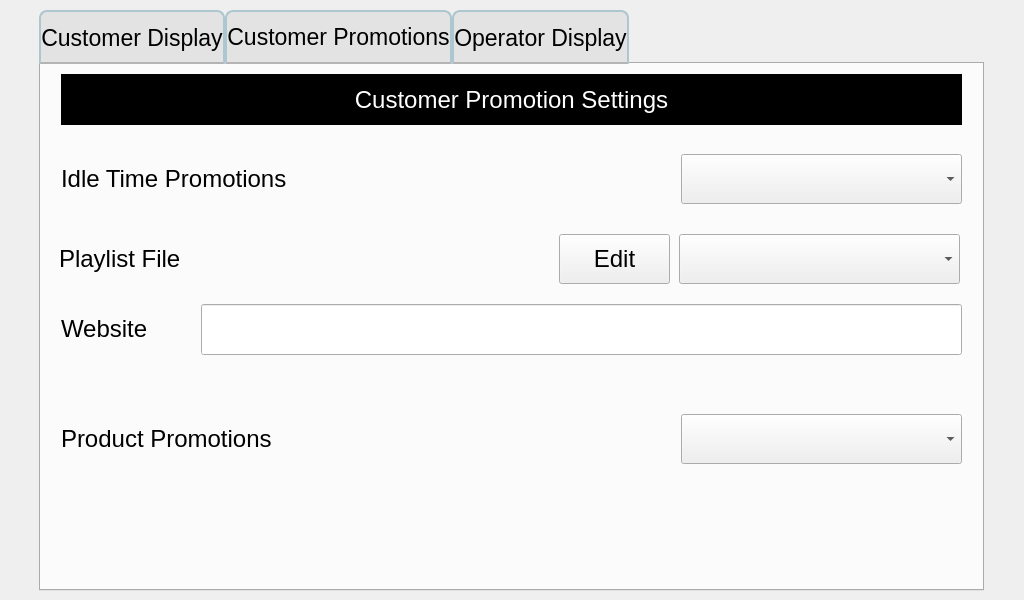
<?xml version="1.0" encoding="UTF-8"?>
<ui version="4.0">
 <class>superCustomerDisplay</class>
 <widget class="QWidget" name="superCustomerDisplay">
  <property name="geometry">
   <rect>
    <x>0</x>
    <y>0</y>
    <width>1024</width>
    <height>600</height>
   </rect>
  </property>
  <property name="windowTitle">
   <string>MainWindow</string>
  </property>
  <widget class="QTabWidget" name="tabWidget">
   <property name="geometry">
    <rect>
     <x>39</x>
     <y>10</y>
     <width>945</width>
     <height>581</height>
    </rect>
   </property>
   <property name="font">
    <font>
     <pointsize>17</pointsize>
    </font>
   </property>
   <property name="styleSheet">
    <string notr="true">QTabBar::tab{
	border: 2px solid #C4C4C3;
    border-color: rgb(172, 199, 208);
	border-bottom-color: rgb(180,180,180);
	height: 50px; 
	background: rgb(227, 227, 227); 
/*background:rgb(168, 249, 124);*/
	border-top-left-radius: 8px;
    border-top-right-radius: 8px;

}

QTabWidget::tab-bar{
	alignment: center;
}</string>
   </property>
   <property name="currentIndex">
    <number>1</number>
   </property>
   <property name="usesScrollButtons">
    <bool>false</bool>
   </property>
   <widget class="QWidget" name="tab">
    <attribute name="title">
     <string>Customer Display</string>
    </attribute>
    <widget class="QLabel" name="lblCustomerDisplayHeading">
     <property name="geometry">
      <rect>
       <x>21</x>
       <y>9</y>
       <width>901</width>
       <height>51</height>
      </rect>
     </property>
     <property name="font">
      <font>
       <pointsize>18</pointsize>
      </font>
     </property>
     <property name="styleSheet">
      <string notr="true">QLabel
{
	color: white;
     background: black;
 }</string>
     </property>
     <property name="text">
      <string>Customer Display Settings</string>
     </property>
     <property name="alignment">
      <set>Qt::AlignCenter</set>
     </property>
    </widget>
    <widget class="QWidget" name="horizontalLayoutWidget">
     <property name="geometry">
      <rect>
       <x>237</x>
       <y>430</y>
       <width>681</width>
       <height>61</height>
      </rect>
     </property>
     <layout class="QHBoxLayout" name="sliderLayout">
      <item>
       <widget class="QSlider" name="volumeSlider">
        <property name="orientation">
         <enum>Qt::Horizontal</enum>
        </property>
        <property name="tickPosition">
         <enum>QSlider::TicksBothSides</enum>
        </property>
        <property name="tickInterval">
         <number>5</number>
        </property>
       </widget>
      </item>
     </layout>
    </widget>
    <widget class="QLabel" name="lblCustomerLayoutNumber">
     <property name="geometry">
      <rect>
       <x>23</x>
       <y>160</y>
       <width>611</width>
       <height>51</height>
      </rect>
     </property>
     <property name="font">
      <font>
       <pointsize>18</pointsize>
      </font>
     </property>
     <property name="text">
      <string>Layout Style</string>
     </property>
     <property name="wordWrap">
      <bool>true</bool>
     </property>
    </widget>
    <widget class="QLabel" name="lblVolume">
     <property name="geometry">
      <rect>
       <x>19</x>
       <y>430</y>
       <width>141</width>
       <height>50</height>
      </rect>
     </property>
     <property name="font">
      <font>
       <pointsize>18</pointsize>
      </font>
     </property>
     <property name="text">
      <string>Volume:</string>
     </property>
     <property name="wordWrap">
      <bool>true</bool>
     </property>
    </widget>
    <widget class="QLabel" name="lblCustomerDisplayLanguage">
     <property name="geometry">
      <rect>
       <x>20</x>
       <y>80</y>
       <width>611</width>
       <height>50</height>
      </rect>
     </property>
     <property name="font">
      <font>
       <pointsize>18</pointsize>
      </font>
     </property>
     <property name="text">
      <string>Customer Display Language</string>
     </property>
     <property name="wordWrap">
      <bool>true</bool>
     </property>
    </widget>
    <widget class="QComboBox" name="cbCustomerDisplayLanguage">
     <property name="geometry">
      <rect>
       <x>640</x>
       <y>80</y>
       <width>281</width>
       <height>50</height>
      </rect>
     </property>
     <property name="font">
      <font>
       <pointsize>18</pointsize>
      </font>
     </property>
    </widget>
    <widget class="QLabel" name="lblVolumePercentage">
     <property name="geometry">
      <rect>
       <x>161</x>
       <y>430</y>
       <width>71</width>
       <height>50</height>
      </rect>
     </property>
     <property name="font">
      <font>
       <pointsize>18</pointsize>
      </font>
     </property>
     <property name="text">
      <string>0%</string>
     </property>
     <property name="wordWrap">
      <bool>true</bool>
     </property>
    </widget>
    <widget class="QComboBox" name="cbLayoutNumber">
     <property name="geometry">
      <rect>
       <x>640</x>
       <y>160</y>
       <width>281</width>
       <height>50</height>
      </rect>
     </property>
     <property name="font">
      <font>
       <pointsize>18</pointsize>
      </font>
     </property>
    </widget>
    <widget class="QLabel" name="lblPlaybackWaitTimeDesc">
     <property name="geometry">
      <rect>
       <x>22</x>
       <y>320</y>
       <width>731</width>
       <height>61</height>
      </rect>
     </property>
     <property name="font">
      <font>
       <pointsize>18</pointsize>
      </font>
     </property>
     <property name="text">
      <string>Seconds before customer display slideshow or video begins when scale is not in use.</string>
     </property>
     <property name="wordWrap">
      <bool>true</bool>
     </property>
    </widget>
    <widget class="hobart::numericLineEdit" name="txtPlaybackWaitTime">
     <property name="geometry">
      <rect>
       <x>810</x>
       <y>320</y>
       <width>111</width>
       <height>50</height>
      </rect>
     </property>
     <property name="font">
      <font>
       <pointsize>18</pointsize>
      </font>
     </property>
     <property name="alignment">
      <set>Qt::AlignCenter</set>
     </property>
    </widget>
    <widget class="QCheckBox" name="chkUseFullScreenAdverts">
     <property name="geometry">
      <rect>
       <x>20</x>
       <y>250</y>
       <width>901</width>
       <height>51</height>
      </rect>
     </property>
     <property name="font">
      <font>
       <pointsize>18</pointsize>
      </font>
     </property>
     <property name="text">
      <string>Use Full Screen Advertising</string>
     </property>
    </widget>
   </widget>
   <widget class="QWidget" name="tab_3">
    <attribute name="title">
     <string>Customer Promotions</string>
    </attribute>
    <widget class="QLabel" name="lblIdleAdvertType">
     <property name="geometry">
      <rect>
       <x>20</x>
       <y>90</y>
       <width>611</width>
       <height>50</height>
      </rect>
     </property>
     <property name="font">
      <font>
       <pointsize>18</pointsize>
      </font>
     </property>
     <property name="text">
      <string>Idle Time Promotions</string>
     </property>
     <property name="wordWrap">
      <bool>true</bool>
     </property>
    </widget>
    <widget class="QLabel" name="lblCustomerDisplayHeading_3">
     <property name="geometry">
      <rect>
       <x>20</x>
       <y>10</y>
       <width>901</width>
       <height>51</height>
      </rect>
     </property>
     <property name="font">
      <font>
       <pointsize>18</pointsize>
      </font>
     </property>
     <property name="styleSheet">
      <string notr="true">QLabel
{
	color: white;
     background: black;
 }</string>
     </property>
     <property name="text">
      <string>Customer Promotion Settings</string>
     </property>
     <property name="alignment">
      <set>Qt::AlignCenter</set>
     </property>
    </widget>
    <widget class="QComboBox" name="cbIdleAdvertType">
     <property name="geometry">
      <rect>
       <x>640</x>
       <y>90</y>
       <width>281</width>
       <height>50</height>
      </rect>
     </property>
     <property name="font">
      <font>
       <pointsize>18</pointsize>
      </font>
     </property>
    </widget>
    <widget class="QPushButton" name="btnEditPlaylist">
     <property name="geometry">
      <rect>
       <x>518</x>
       <y>170</y>
       <width>111</width>
       <height>50</height>
      </rect>
     </property>
     <property name="sizePolicy">
      <sizepolicy hsizetype="Fixed" vsizetype="Fixed">
       <horstretch>0</horstretch>
       <verstretch>0</verstretch>
      </sizepolicy>
     </property>
     <property name="minimumSize">
      <size>
       <width>111</width>
       <height>50</height>
      </size>
     </property>
     <property name="maximumSize">
      <size>
       <width>111</width>
       <height>50</height>
      </size>
     </property>
     <property name="font">
      <font>
       <pointsize>18</pointsize>
      </font>
     </property>
     <property name="text">
      <string>Edit</string>
     </property>
    </widget>
    <widget class="QComboBox" name="cbCustomerDisplayPlaylist">
     <property name="geometry">
      <rect>
       <x>638</x>
       <y>170</y>
       <width>281</width>
       <height>50</height>
      </rect>
     </property>
     <property name="font">
      <font>
       <pointsize>18</pointsize>
      </font>
     </property>
    </widget>
    <widget class="QLabel" name="lblCustomerDisplayPlaylist">
     <property name="geometry">
      <rect>
       <x>18</x>
       <y>170</y>
       <width>471</width>
       <height>50</height>
      </rect>
     </property>
     <property name="font">
      <font>
       <pointsize>18</pointsize>
      </font>
     </property>
     <property name="text">
      <string>Playlist File</string>
     </property>
     <property name="wordWrap">
      <bool>true</bool>
     </property>
    </widget>
    <widget class="QLabel" name="lblAdvertWebpage">
     <property name="geometry">
      <rect>
       <x>20</x>
       <y>240</y>
       <width>111</width>
       <height>50</height>
      </rect>
     </property>
     <property name="font">
      <font>
       <pointsize>18</pointsize>
      </font>
     </property>
     <property name="text">
      <string>Website</string>
     </property>
     <property name="wordWrap">
      <bool>true</bool>
     </property>
    </widget>
    <widget class="QLineEdit" name="txtAdvertWebpage">
     <property name="geometry">
      <rect>
       <x>160</x>
       <y>240</y>
       <width>761</width>
       <height>51</height>
      </rect>
     </property>
     <property name="font">
      <font>
       <pointsize>18</pointsize>
      </font>
     </property>
    </widget>
    <widget class="QLabel" name="lblProductAdvertType">
     <property name="geometry">
      <rect>
       <x>20</x>
       <y>350</y>
       <width>611</width>
       <height>50</height>
      </rect>
     </property>
     <property name="font">
      <font>
       <pointsize>18</pointsize>
      </font>
     </property>
     <property name="text">
      <string>Product Promotions</string>
     </property>
     <property name="wordWrap">
      <bool>true</bool>
     </property>
    </widget>
    <widget class="QComboBox" name="cbProductAdvertType">
     <property name="geometry">
      <rect>
       <x>640</x>
       <y>350</y>
       <width>281</width>
       <height>50</height>
      </rect>
     </property>
     <property name="font">
      <font>
       <pointsize>18</pointsize>
      </font>
     </property>
    </widget>
   </widget>
   <widget class="QWidget" name="tab_2">
    <attribute name="title">
     <string>Operator Display</string>
    </attribute>
    <widget class="QLabel" name="lblOperatorDisplayHeading">
     <property name="geometry">
      <rect>
       <x>21</x>
       <y>10</y>
       <width>901</width>
       <height>51</height>
      </rect>
     </property>
     <property name="font">
      <font>
       <pointsize>18</pointsize>
      </font>
     </property>
     <property name="styleSheet">
      <string notr="true">QLabel
{
	color: white;
     background: black;
 }</string>
     </property>
     <property name="text">
      <string>Operator Display Settings</string>
     </property>
     <property name="alignment">
      <set>Qt::AlignCenter</set>
     </property>
    </widget>
    <widget class="QLabel" name="lblDimmerWaitTimeDesc">
     <property name="geometry">
      <rect>
       <x>20</x>
       <y>110</y>
       <width>731</width>
       <height>121</height>
      </rect>
     </property>
     <property name="font">
      <font>
       <pointsize>18</pointsize>
      </font>
     </property>
     <property name="text">
      <string>Minutes before operator display brightness dimmer begins when scale is not in use.       

(0 = never     10 = maximum)</string>
     </property>
     <property name="wordWrap">
      <bool>true</bool>
     </property>
    </widget>
    <widget class="hobart::numericLineEdit" name="leDimmerWaitTime">
     <property name="geometry">
      <rect>
       <x>780</x>
       <y>140</y>
       <width>111</width>
       <height>50</height>
      </rect>
     </property>
     <property name="font">
      <font>
       <pointsize>18</pointsize>
      </font>
     </property>
     <property name="alignment">
      <set>Qt::AlignCenter</set>
     </property>
    </widget>
   </widget>
  </widget>
 </widget>
 <customwidgets>
  <customwidget>
   <class>hobart::numericLineEdit</class>
   <extends>QLineEdit</extends>
   <header location="global">numericlineedit.h</header>
  </customwidget>
 </customwidgets>
 <resources/>
 <connections/>
</ui>
